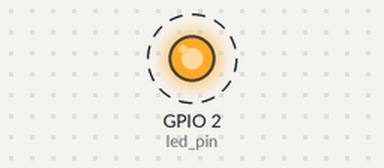
Bench run of a sketch on a simulated ESP32. On the bench: output pins drawn as LEDs (lit = HIGH). Dashed ring = blinking.

Above: at 0.5 s.
Timing chart, 0 to 4.6 s (numbered marks = the images above):
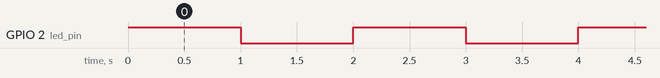

Measured:
- by itself, GPIO 2 (led_pin): alternates HIGH for 1.0 s and LOW for 1.0 s

The sketch:

odc1.ino
```cpp
//uzycie tylko jednego core
//#include "FreeRTOS.h"
#if CONFIG_FREERTOS_UNICORE
static const BaseType_t app_cpu = 0;
#else
static const BaseType_t app_cpu = 1;
#endif

//Pins
static const int led_pin = 2;

//Task - świecenie diodą
void toggleLED(void *parameter){

  while(1){
    digitalWrite(led_pin, HIGH);
    vTaskDelay(1000 / portTICK_PERIOD_MS); // nie blokujący timer
    digitalWrite(led_pin, LOW);
    vTaskDelay(1000 / portTICK_PERIOD_MS); // nie blokujący timer
  }
}

void setup() {
  //konfig pinów
  pinMode(led_pin, OUTPUT);

  //xTaskCreate() //run on random core
  xTaskCreatePinnedToCore( //run on choosen core
    toggleLED, //Function to be called
    "Toggle LED", //Task name
    1024,         // stack size (bytes esp32, words rtos
    NULL,         //Paramter to pass to function
    1,            //Task priority (0 to configMAX_PRIORITIES - 1) higher number higer prioirty
    NULL,         //Task handle
    app_cpu);     //run on one core (ESP32 only)


  //vTaskStartScheduler(); in vanilla FreeRTOS
}

void loop() {
  // put your main code here, to run repeatedly:

}
```
